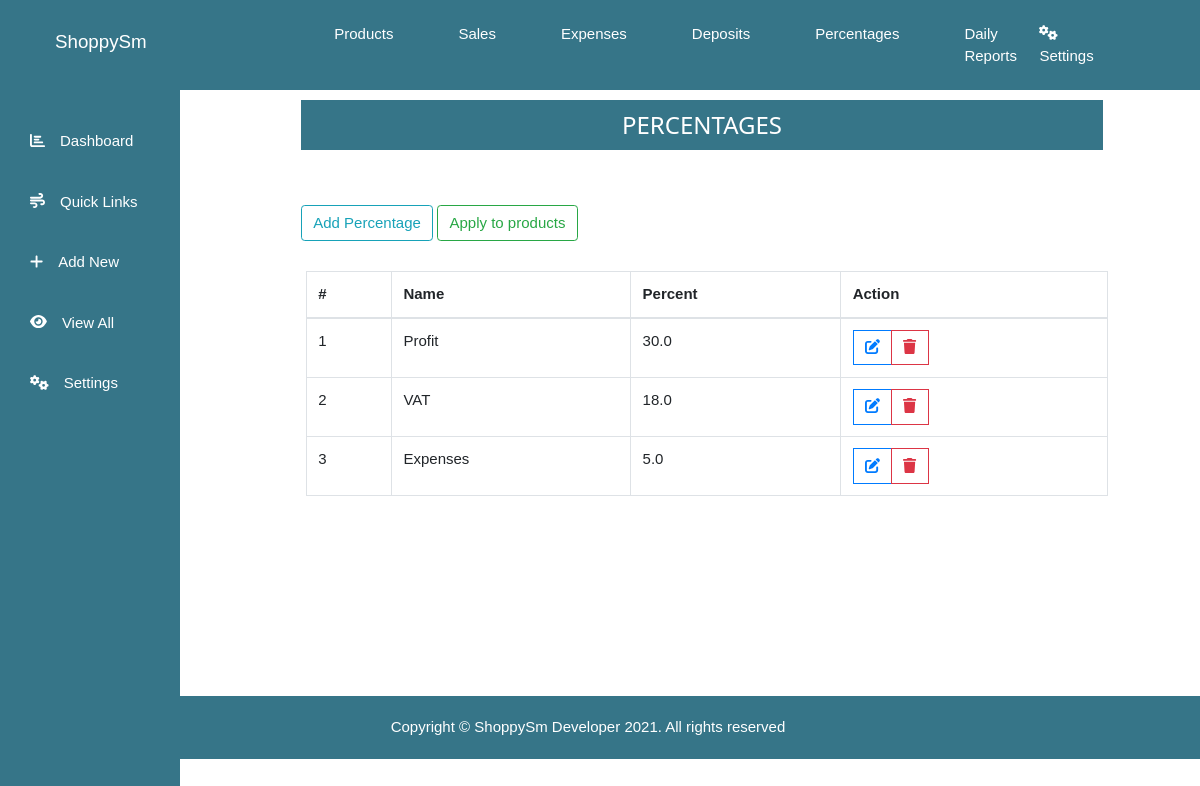
/percentages/ (signed in), run on an earlier commit of the app's database.
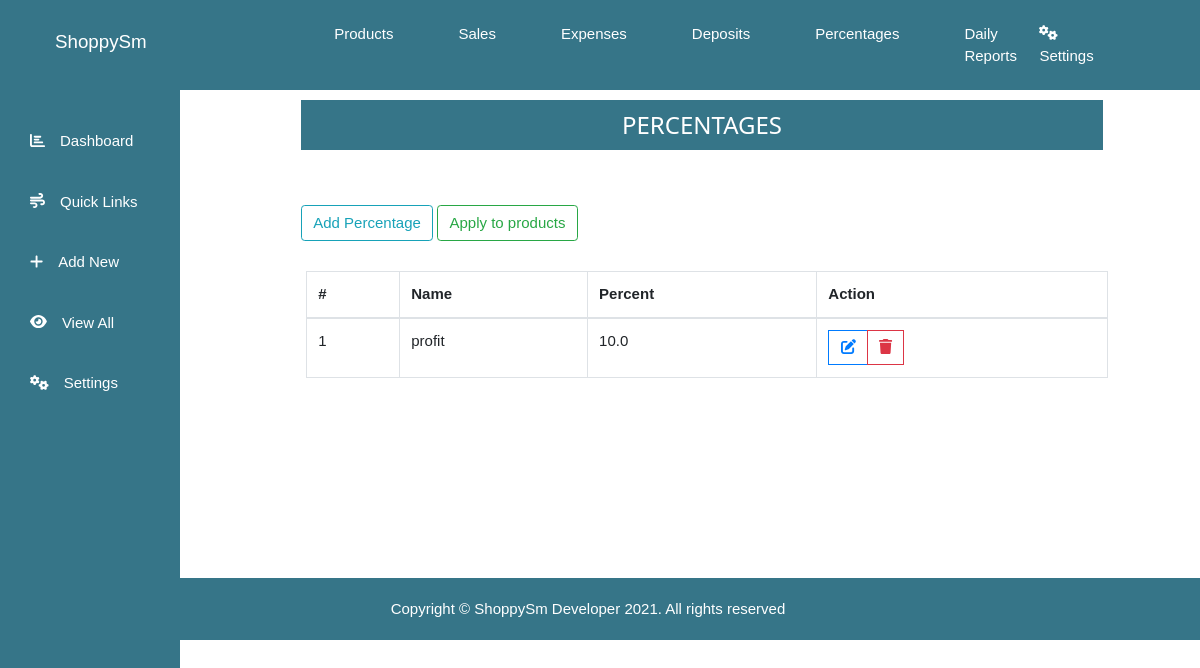
And on a later commit of the database.
### istock_app/models.py (models this page shows, shortened)
class Percentages(models.Model):
    name = models.CharField(max_length = 50)
    percent = models.FloatField(default=0)
    class Meta:
        verbose_name_plural = 'Percentages'

### istock_app/views.py (the view)
# urls.py: path('percentages/', views.all_percentages, name = 'percentages'),
@login_required
@admin_login_required
def all_percentages(request):
    get_percentages = Percentages.objects.all()
    myTemplate = 'istock/viewPercentages.html'
    context = {
        'percentages': get_percentages,
    }
    return render(request, myTemplate, context)

### accounts/models.py (called while the page is built)
    def __str__(self):
        return self.username

### istock_app/templates/istock/viewPercentages.html (shortened to what this page needs)
{% extends 'istock/base.html' %}
{% block content %}
<div class="outer-container">
<div class="container">
  <div class="row">
    <div class="contents">
      <div class="col-md-12">
        <div class="heading">
          <h3>PERCENTAGES</h3>
        </div>
        <a href="{% url 'add_percentage' %}"><button type="button" class="btn btn-outline-info mt-5" name="button">Add Percentage</button></a>
        <a href="{% url 'price-applied' %}"><button type="button" class="btn btn-outline-success mt-5" name="button">Apply to products</button></a>
        {% if percentages %}
        <table class="table table-bordered table-hover">
            <tr>
                <thead>
                  <th>#</th>
                  <th>Name</th>
                  <th>Percent</th>
                  <th>Action</th>
                </thead>
            </tr>
            <tbody>
                {% for percentage in percentages %}
                <tr>
                  <td>{{forloop.counter}}</td>
                  <td>{{percentage.name}}</td>
                  <td>{{percentage.percent}}</td>
                  <td>
                    <div class="btn-group" role="group" aria-label="Basic example">
                      <a href="{% url 'update_percentage' percentage.id %}" type="button" class="btn btn-outline-primary"><i class="fa fa-edit"></i></a>
                      <a href="{% url 'delete_percentage' percentage.id %}" onclick="return confirm('Seriously Delete this percentage!? You won\'t be able to undo.');" type="button" class="btn btn-outline-danger"><i class="fa fa-trash"></i></a>
                      </div>
                  </td>
                </tr>
                {% endfor %}
              {% else %}
                <h1>Ooopps!! No Percentages loaded!</h1>
              {% endif %}
            </tbody>
          </table>
      </div>
    </div>
  </div>
</div>
</div>
{% endblock %}

What changed in the data, as far as the page shows it:
removed Percentages: name "VAT", percent "18.0"
removed Percentages: name "Expenses", percent "5.0"
changed Percentages: name "Profit" → "profit"; percent "30.0" → "10.0"
